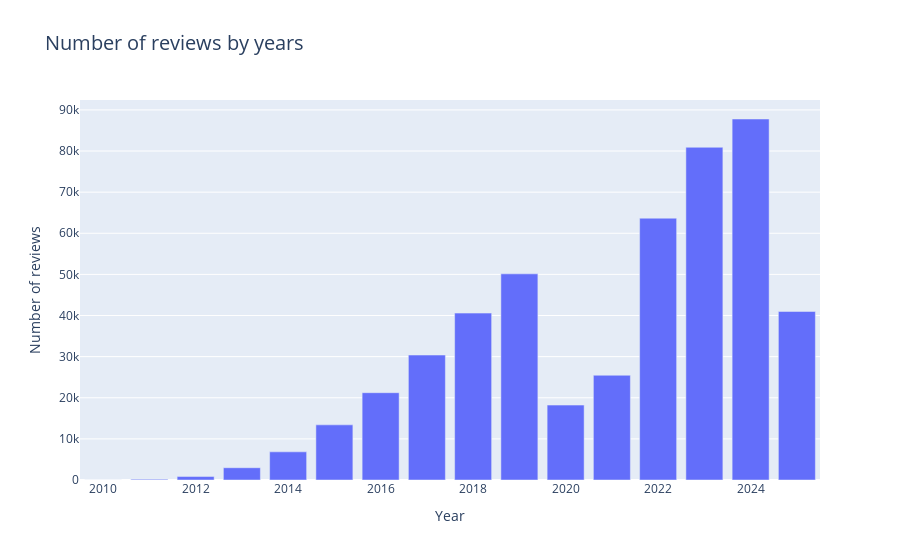

This figure's notebook cell:
### Code cell
fig = px.bar(
    year_reviews,
    x='year',
    y='num_reviews',
    title='Number of reviews by years'
)


fig.update_layout(xaxis_title = "Year",
                  yaxis_title = "Number of reviews", 
                  title_font_size = 20)

pio.write_image(fig, "number_reviews.png")
Image(filename="number_reviews.png")

fig.show()

### Figure 1 — Plotly figure (JSON) as saved in the notebook; plotly's stock layout.template omitted (floating-point values rounded to 4 significant figures)
{"data": [{"hovertemplate": "year=%{x}<br>num_reviews=%{y}<extra></extra>", "legendgroup": "", "marker": {"color": "#636efa", "pattern": {"shape": ""}}, "name": "", "orientation": "v", "showlegend": false, "textposition": "auto", "type": "bar", "x": [2010, 2011, 2012, 2013, 2014, 2015, 2016, 2017, 2018, 2019, 2020, 2021, 2022, 2023, 2024, 2025], "xaxis": "x", "y": [11, 190, 836, 2987, 6849, 13413, 21232, 30390, 40588, 50132, 18218, 25472, 63670, 80917, 87791, 40984], "yaxis": "y"}], "layout": {"barmode": "relative", "legend": {"tracegroupgap": 0}, "title": {"font": {"size": 20}, "text": "Number of reviews by years"}, "xaxis": {"anchor": "y", "domain": [0, 1], "title": {"text": "Year"}}, "yaxis": {"anchor": "x", "domain": [0, 1], "title": {"text": "Number of reviews"}}}}
